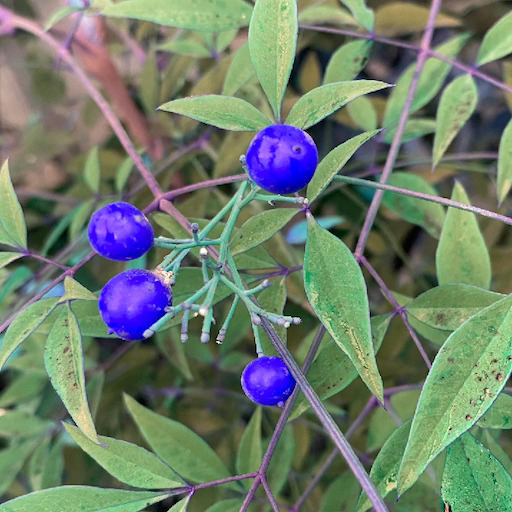
#> input picture Data/fruit.jpeg, 512 x 512 px
$ jupyter execute --allow-errors method.ipynb
#> lines starting #> are read from the running program, lines starting #| are printed output that depends on the picture; after the words box and inside, x2 and y2 are one past the last pixel; in counts of white or black regions, pixels touching at a corner belong together
[cell 1]
import cv2 as cv
import numpy as np
import matplotlib.pyplot as plt

#my functions
from Plot import plot_cv, plot_img

[cell 2]
path = "../Data/fruit.jpeg"
img = cv.imread(path, cv.IMREAD_COLOR_RGB)
#> img is the input picture: shape (512, 512, 3); mean B, G, R 107.4, 124.8, 109.9
img.shape
#> Out = (512, 512, 3)

#> (a cell that did not finish here is left out)

[cell 4]
def search_edge(img, n = 3, tol = 20):
    height, width = img.shape
    edge = np.zeros((height, width), dtype = np.uint8)

    for i in range(height - n):
        for j in range(width - n):
            dx = abs(int(img[i, j]) - int(img[i+n, j]))
            dy = abs(int(img[i, j]) - int(img[i, j+n]))

            '''
            dx = abs(img[i, j] - img[i+n, j])
            dy = abs(img[i, j] - img[i, j+n])
            '''

            if dx > tol or dy > tol:
                edge[i, j] = 255

    return edge

[cell 5]
red = img[:, :, 0]
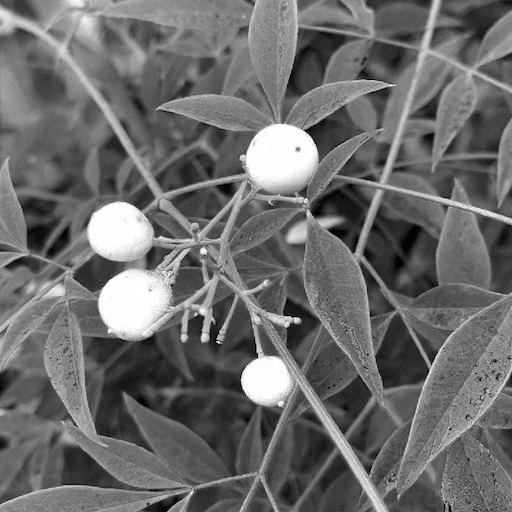
#> red: shape (512, 512); min 0, max 255, mean 107.4
#> (the rest of this cell did not finish here and is left out)

[cell 6]
blur = cv.GaussianBlur(red, (5,5) ,0)

[cell 7]
edge = search_edge(blur)
#> after the loop in search_edge, `for i in range(height - n):`:
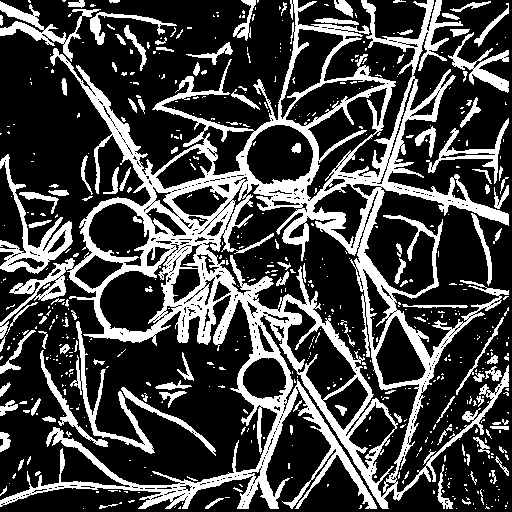
#> edge: shape (512, 512); 26.8% white; 599 white regions (475 under 20 px), largest, box (x1, y1, x2, y2) and area: (0, 0, 509, 509) 50445, (0, 154, 73, 274) 2005, (70, 321, 155, 454) 1439

$ run again, with Data/damage.jpeg copied over Data/fruit.jpeg
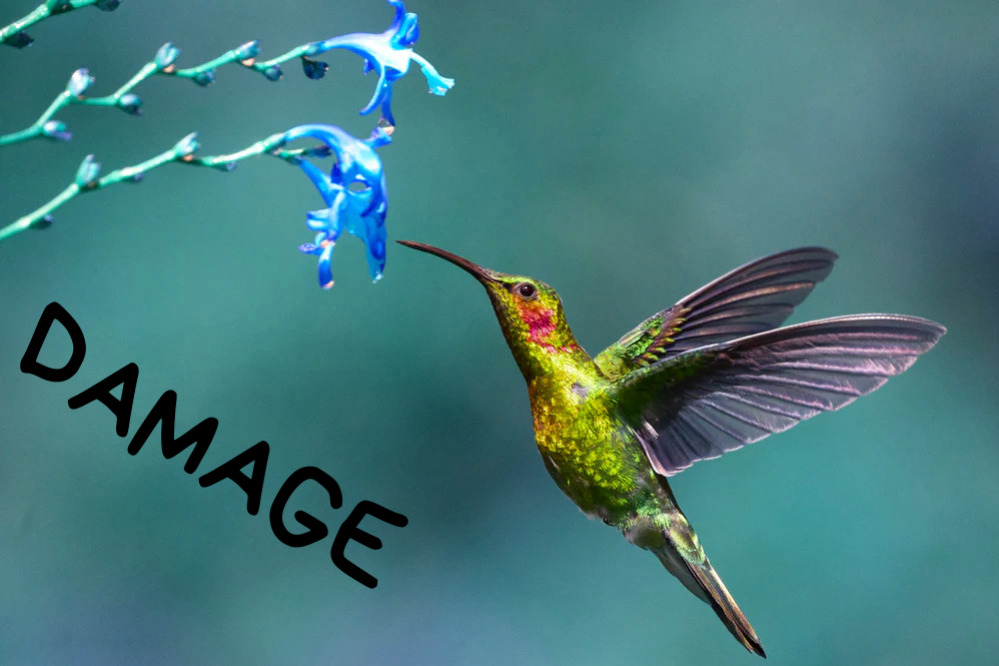
#> input picture Data/damage.jpeg, 999 x 666 px
#> img is the input picture: shape (666, 999, 3); mean B, G, R 123.6, 121.2, 69.1
#> `red = img[:, :, 0]`:
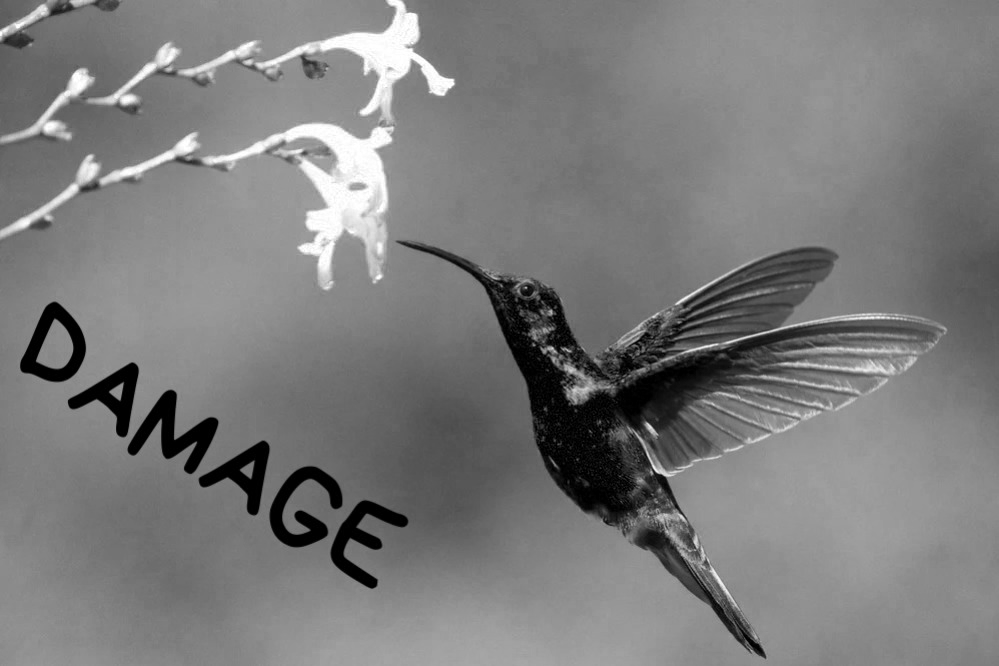
#> red: shape (666, 999); min 0, max 255, mean 123.6
#> after the loop in search_edge, `for i in range(height - n):`:
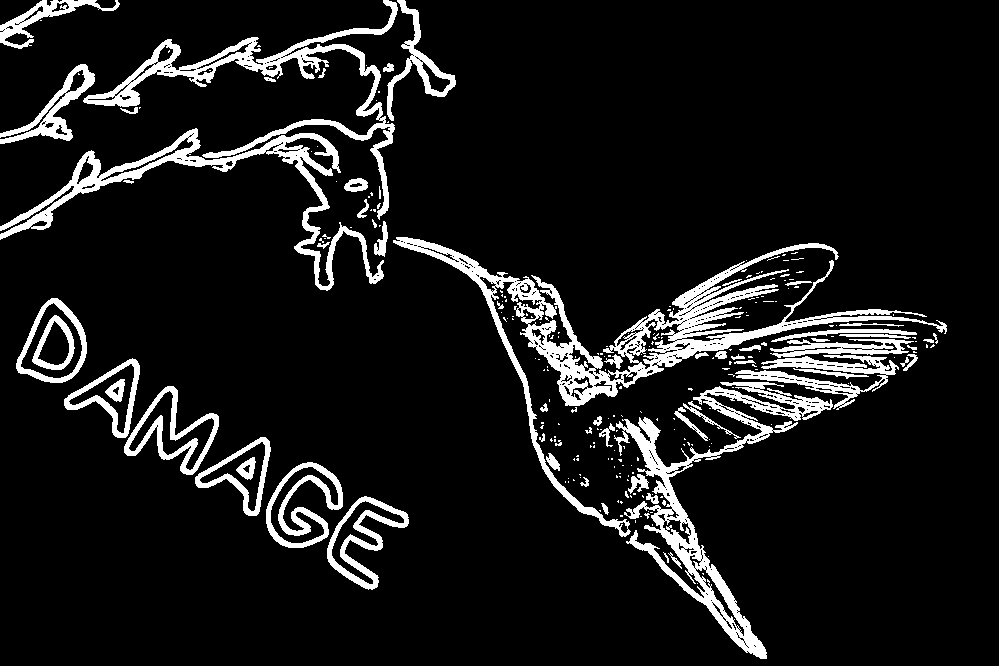
#> edge: shape (666, 999); 9.6% white; 255 white regions (191 under 20 px), largest, box (x1, y1, x2, y2) and area: (393, 237, 947, 537) 15540, (614, 382, 833, 659) 9273, (83, 0, 398, 220) 7209

$ run again, with Data/rice.jpeg copied over Data/fruit.jpeg
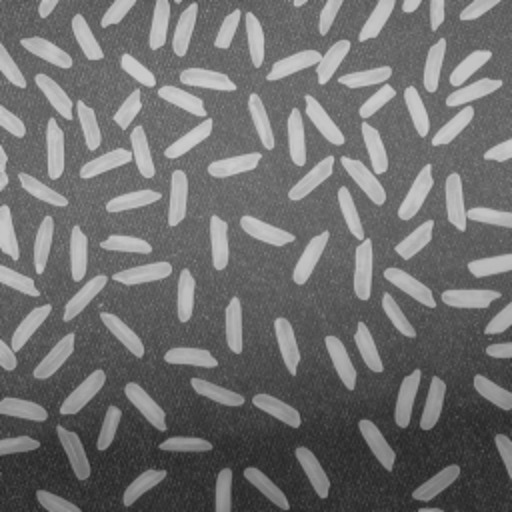
#> input picture Data/rice.jpeg, 512 x 512 px
#> img is the input picture: shape (512, 512, 3); min 36, max 207, mean 111.2
#> after the loop in search_edge, `for i in range(height - n):`:
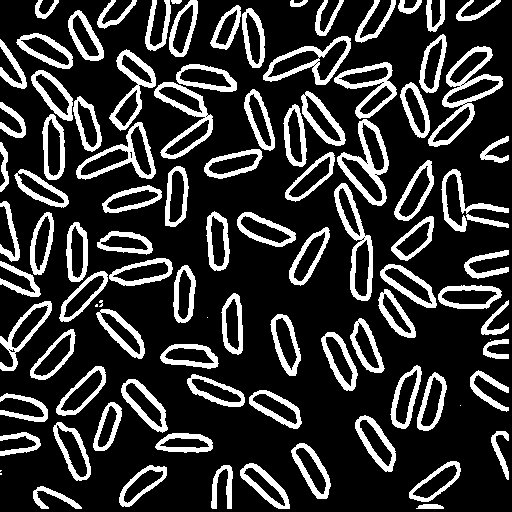
#> edge: shape (512, 512); 20.6% white; 97 white regions (7 under 20 px), largest, box (x1, y1, x2, y2) and area: (428, 46, 503, 147) 1674, (337, 119, 389, 206) 1357, (334, 183, 373, 301) 1271
